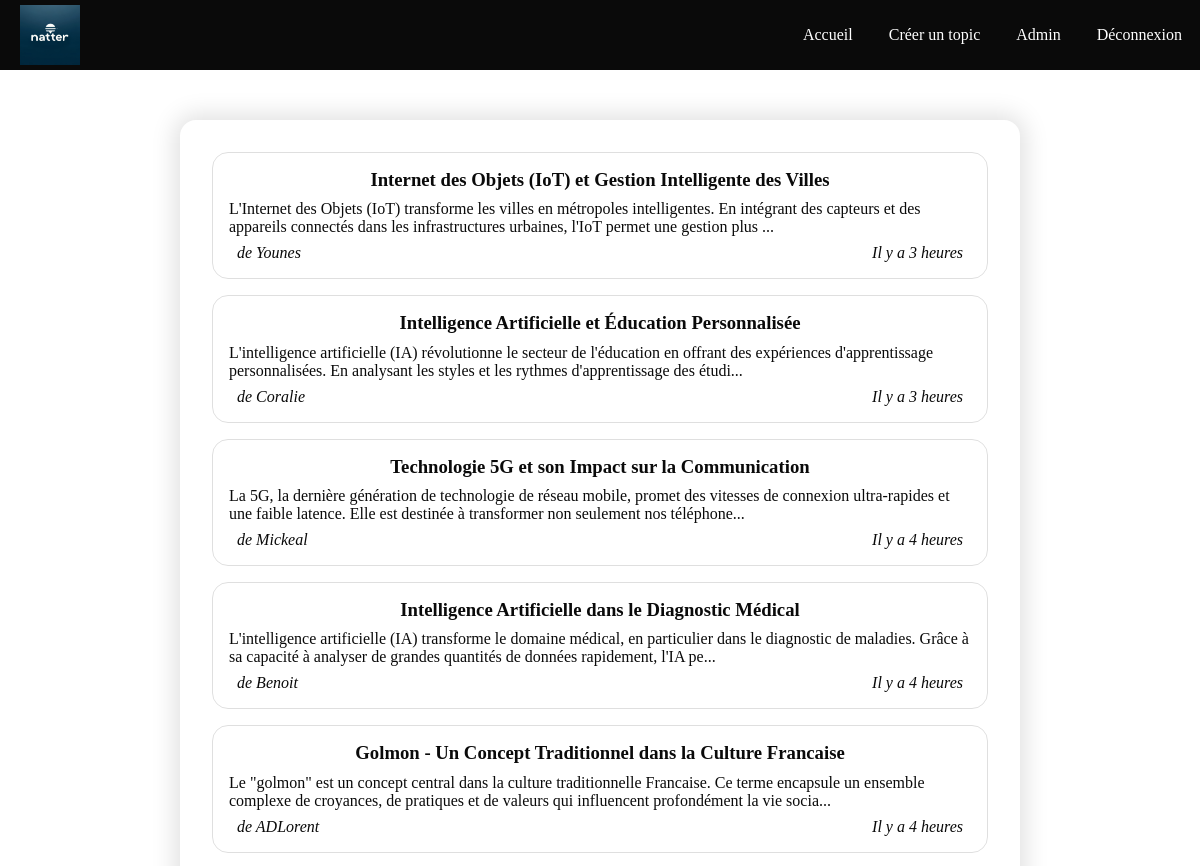
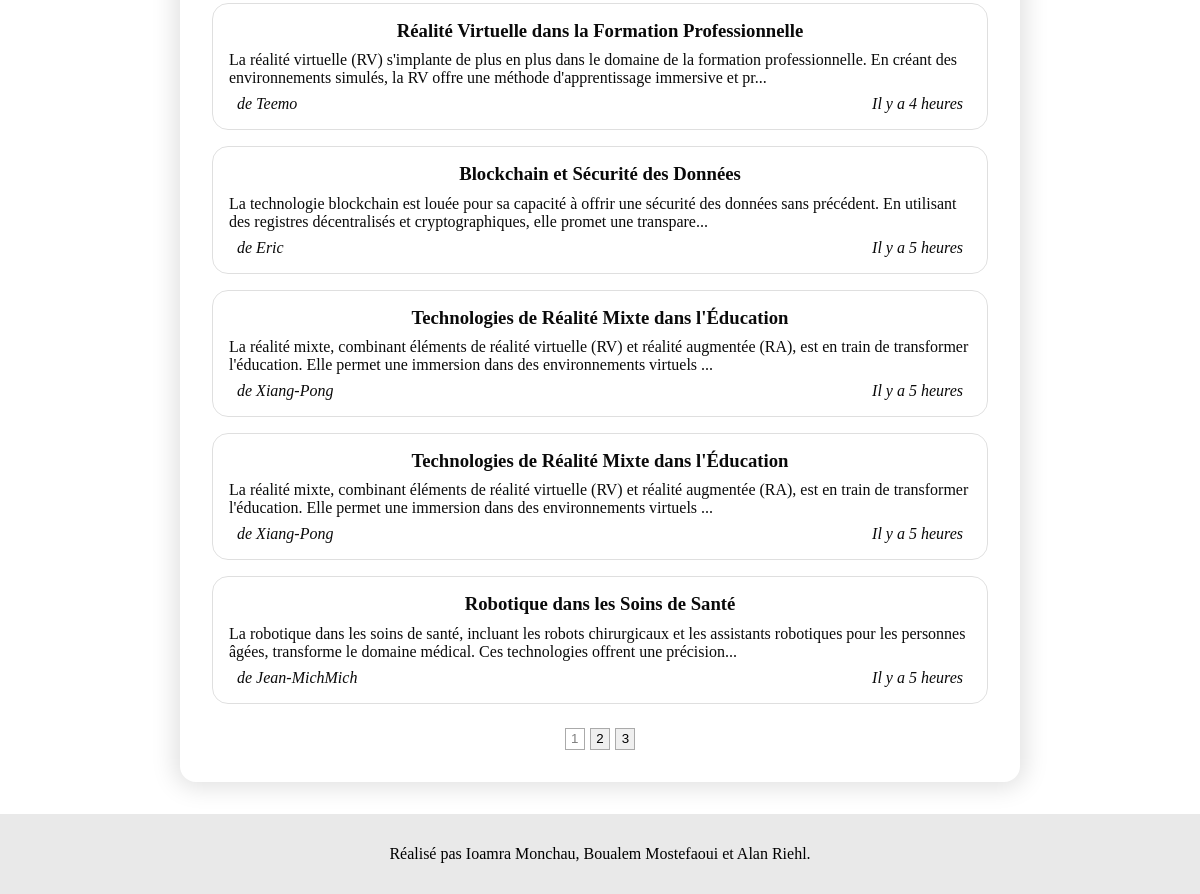
The app's page /index.php (signed in) with its own data (2 pictures, top to bottom).
### tables this page shows
CREATE TABLE `topic` (
  `id_topic` int(11) NOT NULL,
  `title_topic` varchar(255) DEFAULT NULL,
  `message_topic` text DEFAULT NULL,
  `date_topic` varchar(16) DEFAULT NULL,
  `id_user` int(11) DEFAULT NULL
);

CREATE TABLE `user` (
  `id_user` int(11) NOT NULL,
  `mail_user` varchar(320) NOT NULL,
  `pseudo_user` varchar(16) NOT NULL,
  `password_user` varchar(64) NOT NULL,
  `role_user` tinyint(1) NOT NULL DEFAULT 0
);

### includes/functions/limit-content.php (called while the page is built)
<?php
function limitContent($text, $len) {
    return strlen($text) > $len ? substr($text, 0, $len).'...' : $text;
}
?>

### includes/functions/format-date-diff.php (called while the page is built, shortened)
<?php
function formatDateDiff($date) {
    $diff = time() - DateTime::createFromFormat('d/m/Y H:i', $date)->getTimestamp();
    $oneMinute = 60;
    $oneHours = 60 * 60;
    $oneDay = 60 * 60 * 24;
    $oneMonth = 60 * 60 * 24 * 30;
    $oneYear = 60 * 60 * 24 * 365;
    $res = "il y a moins d'une minute";
    $diff > $oneMinute && $res = "Il y a 1 minute";
    $diff > $oneMinute * 2 && $res = "Il y a ".round($diff / $oneMinute)." minutes";
    $diff > $oneHours && $res = "Il y a 1 heure";
    $diff > $oneHours * 2 && $res = "Il y a ".round($diff / $oneHours)." heures";
    $diff > $oneDay && $res = "Il y a 1 jour";
    $diff > $oneDay * 2 && $res = "Il y a ".round($diff / $oneDay)." jours";
    $diff > $oneMonth && $res = "Il y a ".round($diff / $oneMonth)." mois";
    $diff > $oneYear && $res = "Il y a plus d'un ans";
    return $res;
}
?>

### index.php (the view, shortened to what this page needs)
<?php
    require_once 'includes/bdd.php';
    require_once 'includes/functions/format-date-diff.php';
    require_once 'includes/functions/limit-content.php';
?>
<!DOCTYPE html>
<html lang="fr">
<head>
    <?php require_once 'includes/head.php'; ?>
    <link rel="stylesheet" href="assets/css/home.css">
</head>
<body>
<?php
    require_once 'includes/nav.php';
    $nb_topics_by_page = 10;
    $page = isset($_GET['page']) ? $_GET['page'] : 1;
    $offset = ($page - 1) * $nb_topics_by_page;
    $req = $bdd->prepare("SELECT COUNT(id_topic) FROM topic");
    $req->execute();
    $nb_page = ceil(($req->fetch()[0]) / $nb_topics_by_page);
    $req = $bdd->prepare("SELECT id_topic, title_topic, message_topic, date_topic, pseudo_user FROM topic INNER JOIN user ON topic.id_user = user.id_user ORDER BY id_topic DESC LIMIT $nb_topics_by_page OFFSET $offset");
    $req->execute();
    $list_topic = $req->fetchAll(PDO::FETCH_ASSOC);
?>
    <main>
        <section class="card-container">
        <?php
            foreach ($list_topic as $li) {
        ?>
            <article class="topic">
                <a href="view-topic.php?id=<?=$li['id_topic']?>">
                    <h3 class="topic-title"><?=nl2br(limitContent(strip_tags($li['title_topic']), 100))?></h3>
                    <section class="topic-content"><?=nl2br(limitContent(strip_tags($li['message_topic']), 200))?></section>
                    <section class="topic-author-and-date">
                        <i>de <?=$li['pseudo_user']?></i>
                        <i><?=formatDateDiff($li['date_topic'])?></i>
                    </section>
                </a>
            </article>
        <?php
            }
        ?>
            <section id="paging-user" class="paging">
                <?php
                for ($i=1; $i < $nb_page+1; $i++) {
                    if ($i == $page) {
                        echo '<button class="page-active">'.$i.'</button>';
                    } else {
                        echo '<button onclick="window.location.href='."'".'index.php?page='.$i."'".'">'.$i.'</button>';
                    }
                }
                ?>
            </section>
        </section>
    </main>
    <?php require_once "includes/footer.php" ?>
</body>
</html>

### includes/head.php (shortened to what this page needs)
<link rel="stylesheet" href="assets/css/main.css">

### includes/nav.php (shortened to what this page needs)
<nav id="navbar" class="navbar">
    <section class="nav-header">
        <div class="nav-logo">
            <a href="index.php">
                <img src="assets/img/logo.png" alt="logo">
            </a>
        </div>
    </section>
    <ul class="nav-links">
    <?php
        if (empty($_SESSION['id'])) {
            echo '<li><a href="connexion.php" title="connexion">Connexion</a></li>';
            echo '<li><a href="inscription.php" title="inscription">Inscription</a></li>';
        } else {
            echo '<li><a href="index.php" title="acceuil">Accueil</a></li>';
            echo '<li><a href="creer-un-topic.php" title="créer un topic">Créer un topic</a></li>';
            if ($_SESSION['role'] == 1) {
                echo '<li><a href="admin.php" title="administration">Admin</a></li>';
            }
            echo '<li><a href="deconnexion.php" title="déconnexion">Déconnexion</a></li>';
        }
    ?>
    </ul>
</nav>

### includes/footer.php
<div class="footer">
    Réalisé pas Ioamra Monchau, Boualem Mostefaoui et Alan Riehl.
</div>

### assets/css/main.css (style rules this page uses)
* { padding: 0; margin: 0; box-sizing: border-box; }
body { padding-top: 120px; }
main { min-height: calc(100vh - 120px - 7em); }
main .card-container { width: 96%; margin-left: 2%; padding: 1em; box-shadow: 0 0 25px 5px rgba(0, 0, 0, 0.125); border-radius: 1rem; display: flex; flex-direction: column; align-items: center; }
@media (min-width: 600px) { main .card-container { width: 85%; margin-left: 7.5%; padding: 1.5em; } }
@media (min-width: 1200px) { main .card-container { width: 70%; margin-left: 15%; padding: 2em; } }
.navbar { display: flex; flex-direction: column; position: fixed; top: 0; justify-content: space-between; align-items: center; width: 100%; color: white; height: 70px; }
@media (min-width: 600px) { .navbar { flex-direction: row; } }
.navbar .nav-header { background-color: #0a0a0a; width: 100%; display: flex; justify-content: space-between; align-items: center; z-index: 20; min-height: 70px; padding: 0 20px; }
.navbar .nav-header .nav-logo { display: none; height: 60px; width: auto; }
@media (min-width: 600px) { .navbar .nav-header .nav-logo { display: block; } }
.navbar .nav-header .nav-logo img { height: 60px; width: auto; }
.navbar .nav-links { list-style: none; background-color: #0a0a0a; width: 100%; z-index: 10; transform: translate(0, -100%); transition: all ease-in-out 0.3s; }
@media (min-width: 600px) { .navbar .nav-links { transform: none; height: 100%; width: -moz-fit-content; width: fit-content; display: flex; align-items: center; } }
.navbar .nav-links li { white-space: nowrap; }
.navbar .nav-links li a { text-decoration: none; padding: 1em; margin: 0 0.125em; color: white; display: block; }
.footer { height: 5em; background-color: rgb(233, 233, 233); display: flex; align-items: center; justify-content: center; text-align: center; margin-top: 2em; }

### assets/css/home.css (style rules this page uses)
.topic { display: flex; flex-direction: column; margin-bottom: 1em; padding: 1em; border: 1px solid rgba(0, 0, 0, 0.125); border-radius: 1rem; width: 100%; }
.topic a { text-decoration: none; color: #0a0a0a; }
.topic a .topic-title { text-align: center; margin-bottom: 0.5em; }
.topic a .topic-content { margin-bottom: 0.5em; }
.topic a .topic-author-and-date { display: flex; flex-direction: row; justify-content: space-between; margin: 0 0.5em; }
.paging { display: flex; justify-content: center; }
.paging button { margin: 0.6em 0.2em 0 0.2em; padding: 0.2em 0.4em; cursor: pointer; border: 1px solid rgb(170, 170, 170); }
.paging button.page-active { background-color: transparent; border: 1px solid rgb(170, 170, 170); color: gray; cursor: default; }

### records on screen
topic: title_topic "Internet des Objets (IoT) et Gestion Intelligente des Villes", message_topic "L'Internet des Objets (IoT) transforme les villes en métropoles intelligentes. En intégrant des capteurs et des appareils connectés dans les infrastructures urbaines, l'IoT permet une gestion plus ...", id_user.pseudo_user "Younes", date_topic "Il y a 3 heures"
topic: title_topic "Intelligence Artificielle et Éducation Personnalisée", message_topic "L'intelligence artificielle (IA) révolutionne le secteur de l'éducation en offrant des expériences d'apprentissage personnalisées. En analysant les styles et les rythmes d'apprentissage des étudi...", id_user.pseudo_user "Coralie", date_topic "Il y a 3 heures"
topic: title_topic "Technologie 5G et son Impact sur la Communication", message_topic "La 5G, la dernière génération de technologie de réseau mobile, promet des vitesses de connexion ultra-rapides et une faible latence. Elle est destinée à transformer non seulement nos téléphone...", id_user.pseudo_user "Mickeal", date_topic "Il y a 4 heures"
topic: title_topic "Intelligence Artificielle dans le Diagnostic Médical", message_topic "L'intelligence artificielle (IA) transforme le domaine médical, en particulier dans le diagnostic de maladies. Grâce à sa capacité à analyser de grandes quantités de données rapidement, l'IA pe...", id_user.pseudo_user "Benoit", date_topic "Il y a 4 heures"
topic: title_topic "Golmon - Un Concept Traditionnel dans la Culture Francaise", message_topic "Le \"golmon\" est un concept central dans la culture traditionnelle Francaise. Ce terme encapsule un ensemble complexe de croyances, de pratiques et de valeurs qui influencent profondément la vie socia...", id_user.pseudo_user "ADLorent", date_topic "Il y a 4 heures"
topic: title_topic "Réalité Virtuelle dans la Formation Professionnelle", message_topic "La réalité virtuelle (RV) s'implante de plus en plus dans le domaine de la formation professionnelle. En créant des environnements simulés, la RV offre une méthode d'apprentissage immersive et pr...", id_user.pseudo_user "Teemo", date_topic "Il y a 4 heures"
topic: title_topic "Blockchain et Sécurité des Données", message_topic "La technologie blockchain est louée pour sa capacité à offrir une sécurité des données sans précédent. En utilisant des registres décentralisés et cryptographiques, elle promet une transpare...", id_user.pseudo_user "Eric", date_topic "Il y a 5 heures"
topic: title_topic "Technologies de Réalité Mixte dans l'Éducation", message_topic "La réalité mixte, combinant éléments de réalité virtuelle (RV) et réalité augmentée (RA), est en train de transformer l'éducation. Elle permet une immersion dans des environnements virtuels ...", id_user.pseudo_user "Xiang-Pong", date_topic "Il y a 5 heures"
topic: title_topic "Technologies de Réalité Mixte dans l'Éducation", message_topic "La réalité mixte, combinant éléments de réalité virtuelle (RV) et réalité augmentée (RA), est en train de transformer l'éducation. Elle permet une immersion dans des environnements virtuels ...", id_user.pseudo_user "Xiang-Pong", date_topic "Il y a 5 heures"
topic: title_topic "Robotique dans les Soins de Santé", message_topic "La robotique dans les soins de santé, incluant les robots chirurgicaux et les assistants robotiques pour les personnes âgées, transforme le domaine médical. Ces technologies offrent une précision...", id_user.pseudo_user "Jean-MichMich", date_topic "Il y a 5 heures"
